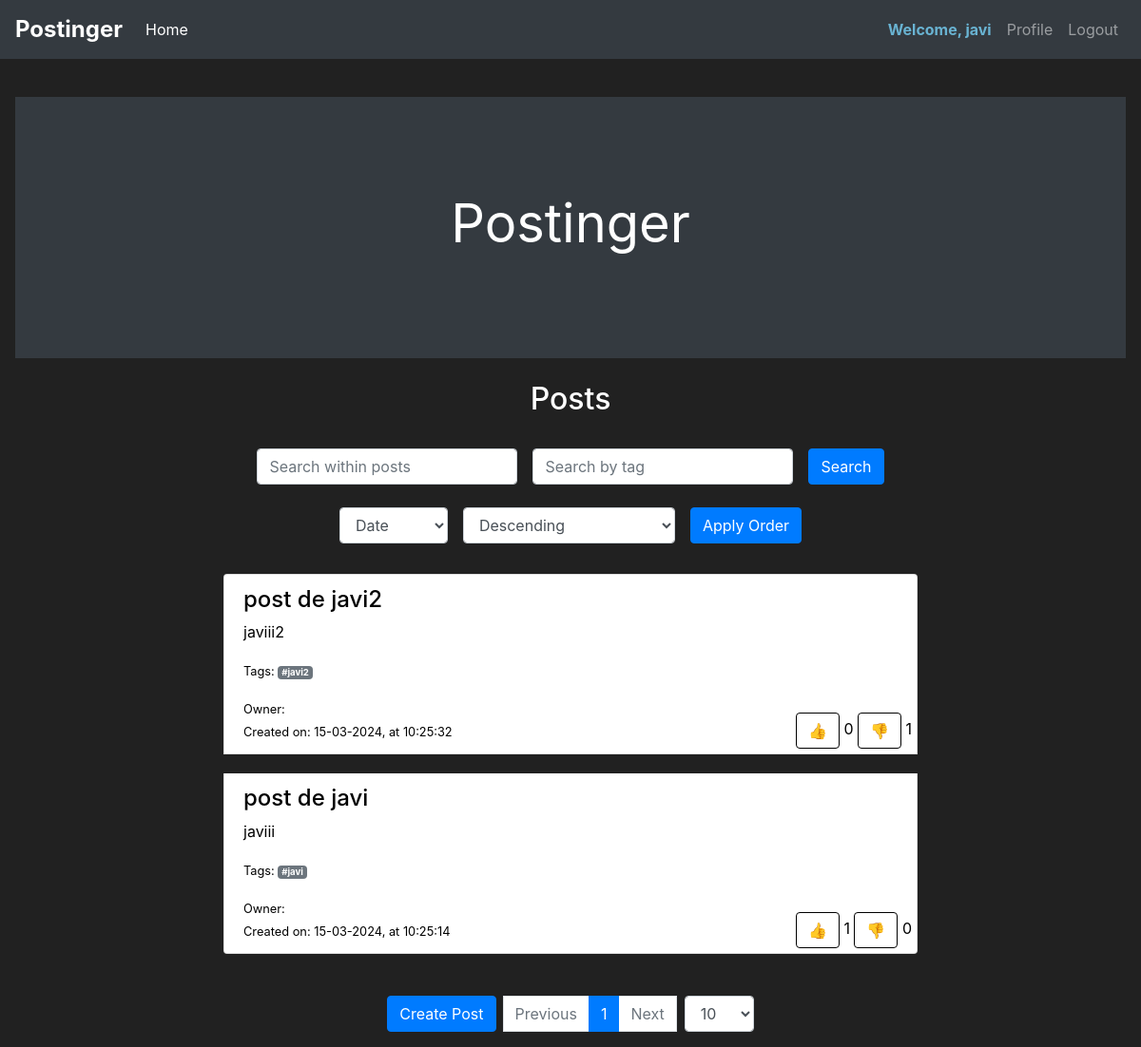
/home (signed in), run on the app's committed database.
### app/models.py (models this page shows, shortened)
class User(db.Model, UserMixin):
    id = db.Column(db.Integer, primary_key=True)
    username = db.Column(db.String, nullable=False)
    email_address = db.Column(db.String, nullable=False)
    password_hash = db.Column(db.String, nullable=False)
    name = db.Column(db.String)
    gender = db.Column(db.String)
    pronouns = db.Column(db.String)
    bio = db.Column(db.Text)
    is_admin = db.Column(db.Boolean, default=False)
    posts = db.relationship('Post', backref='owned_user', lazy=True)
    status = db.Column(db.String, default='active')

class Post(db.Model):
    id = db.Column(db.Integer, primary_key=True)
    title = db.Column(db.String, nullable=False)
    body = db.Column(db.String, nullable=False)
    owned_user_id = db.Column(db.Integer, db.ForeignKey('user.id'))
    tags = db.Column(db.String)
    likes_count = db.Column(db.Integer, default=0)
    dislikes_count = db.Column(db.Integer, default=0)
    created_at = db.Column(db.DateTime, default=datetime.utcnow)
    liked_users = db.relationship('User', secondary=likes, backref=db.backref('liked_posts', lazy='dynamic'))
    disliked_users = db.relationship('User', secondary=dislikes, backref=db.backref('disliked_posts', lazy='dynamic'))

### app/routes.py (the view, shortened to what this page needs)
@app.route('/home', methods=['GET'])
@login_required
def home_page():
    create_post_form = CreatePostForm()
    edit_post_form = EditPostForm()
    page = request.args.get('page', 1, type=int)
    per_page = request.args.get('per_page', 10, type=int)  # Default to 10 entries per page
    search_query = request.args.get('search', '')
    tag_search = request.args.get('tag_search', '')
    order_by = request.args.get('order_by', 'date')
    order_direction = request.args.get('order_direction', 'desc')  # Default to descending order
    posts_query = Post.query
    if search_query:
        posts_query = posts_query.filter(or_(Post.title.contains(search_query), Post.body.contains(search_query)))
    if order_by == 'date':
        posts_query = posts_query.order_by(Post.created_at.desc() if order_direction == 'desc' else Post.created_at.asc())
    elif order_by == 'likes':
        posts_query = posts_query.order_by(Post.likes_count.desc() if order_direction == 'desc' else Post.likes_count.asc())
    elif order_by == 'dislikes':
        posts_query = posts_query.order_by(Post.dislikes_count.desc() if order_direction == 'desc' else Post.dislikes_count.asc())
    posts = posts_query.paginate(page=page, per_page=per_page)
    return render_template('home.html', posts=posts, create_post_form=create_post_form,
                           edit_post_form=edit_post_form,
                           order_by=order_by, order_direction=order_direction,
                           search_query=search_query, tag_search=tag_search, user=current_user)

### app/forms.py
class CreatePostForm(FlaskForm):
    title = StringField(label='Title', validators=[DataRequired()])
    body = StringField(label='Body', validators=[DataRequired()])
    tags = StringField('Tags (optional)')
    submit = SubmitField(label='Create a post!')

class EditPostForm(FlaskForm):
    title = StringField('Title', validators=[DataRequired()])
    body = TextAreaField('Body', validators=[DataRequired()])
    tags = StringField('Tags (optional)')
    submit = SubmitField('Edit a post!')

### app/routes.py (called while the page is built)
@login_manager.user_loader
def load_user(user_id):
    return User.query.get(int(user_id))

### app/templates/home.html (shortened to what this page needs)
{% extends 'base.html' %}
{% block content %}
    <div class="position-relative overflow-hidden p-3 p-md-5 m-md-3 text-center bg-dark" style="color:white">
        <div class="col-md-5 p-lg-5 mx-auto my-1">
            <h1 class="display-4 font-weight-normal">Postinger</h1>
        </div>
    </div>
    <div class="container mt-4">
        <div class="row">
            <div class="col-md-8 offset-md-2 text-center">
                <h2>Posts</h2>
            </div>
        </div>
    </div>
    <div class="container mt-2">
        <div class="row">
            <div class="col-md-8 offset-md-2 text-center">
                <form method="GET" action="{{ url_for('home_page') }}" id="searchForm" class="form-inline justify-content-center mb-3">
                    <div class="form-group mb-2">
                        <input type="text" class="form-control" id="searchInput" name="search" placeholder="Search within posts" value="{{ request.args.get('search', '') }}">
                    </div>
                    <div class="form-group mx-sm-3 mb-2">
                        <input type="text" class="form-control" id="tagSearchInput" name="tag_search" placeholder="Search by tag" value="{{ request.args.get('tag_search', '') }}">
                    </div>
                    <div class="form-inline justify-content-center">
                        <button type="submit" class="btn btn-primary mb-2">Search</button>
                    </div>
                </form>
                <form method="GET" action="{{ url_for('home_page') }}" id="orderByForm" class="form-inline justify-content-center">
                    <div class="form-group mb-2">
                        <select class="form-control" id="orderBy" name="order_by">
                            <option value="date" {% if order_by == 'date' %}selected{% endif %}>Date</option>
                        </select>
                    </div>
                    <div class="form-group mx-sm-3 mb-2">
                        <select class="form-control" id="orderDirection" name="order_direction">
                            <option value="desc" {% if order_direction == 'desc' %}selected{% endif %}>Descending</option>
                        </select>
                    </div>
                    <button type="submit" class="btn btn-primary mb-2">Apply Order</button>
                </form>
            </div>
        </div>
    </div>
    <div class="container mt-4">
        <div class="row">
            <div class="col-md-8 offset-md-2">
                <ul class="list-group">
                    {% for post in posts.items %}
                    <li class="list-group-item post-item" style="color:black">
                            <h4>{{ post.title }}</h4>
                            <p>{{ post.body }}</p>
                            {% if post.tags %}
                                <p><small>Tags:
                                    {% for tag in post.tags.split(',') %}
                                        {% if tag.strip() %}
                                            <span class="badge badge-secondary">#{{ tag.strip() }}</span>
                                        {% endif %}
                                    {% endfor %}
                                </small></p>
                            {% endif %}
                            <div class="row">
                                <div class="col-md-8">
                                    <p class="mb-0"><small>Owner: {{ post.owned_user.username }}</small></p>
                                </div>
                            </div>
                            <div class="row">
                                <div class="col-md-8">
                                    <p class="mb-0"><small>Created on: {{ post.created_at.strftime('%d-%m-%Y, at %H:%M:%S') }}</small></p>
                                </div>
                            </div>
                            <div style="position: absolute; bottom: 5px; right: 5px;">
                                <form method="POST" action="{{ url_for('like_post') }}" style="display: inline;">
                                    <button type="submit" class="btn btn-like {% if current_user in post.liked_users %}liked{% endif %}" data-post-id="{{ post.id }}">👍</button>
                                </form>
                                <span class="like-count">{{ post.likes_count }}</span>
                                <form method="POST" action="{{ url_for('dislike_post') }}" style="display: inline;">
                                    <button type="submit" class="btn btn-dislike {% if current_user in post.disliked_users %}disliked{% endif %}" data-post-id="{{ post.id }}">👎</button>
                                </form>
                                <span class="dislike-count">{{ post.dislikes_count }}</span>
                            </div>
                        </li>
                    {% endfor %}
                </ul>
            </div>
        </div>
    </div>
    <div class="container mt-4">
        <div class="row">
            <div class="col-md-8 offset-md-2">
                <nav aria-label="Page navigation example">
                    <ul class="pagination justify-content-center">
                        <li class="page-item">
                            <a class="btn btn-primary mr-2" href="{{ url_for('create_post') }}">Create Post</a>
                        </li>
                        {% if posts.has_prev %}
                            <li class="page-item"><a class="page-link" href="{{ url_for('home_page', page=posts.prev_num, per_page=posts.per_page) }}">Previous</a></li>
                        {% else %}
                            <li class="page-item disabled"><span class="page-link">Previous</span></li>
                        {% endif %}
                        {% for num in posts.iter_pages() %}
                            {% if num %}
                                {% if num == posts.page %}
                                    <li class="page-item active"><span class="page-link">{{ num }}</span></li>
                                {% else %}
                                    <li class="page-item"><a class="page-link" href="{{ url_for('home_page', page=num, per_page=posts.per_page) }}">{{ num }}</a></li>
                                {% endif %}
                            {% else %}
                                <li class="page-item disabled"><span class="page-link">...</span></li>
                            {% endif %}
                        {% endfor %}
                        {% if posts.has_next %}
                            <li class="page-item"><a class="page-link" href="{{ url_for('home_page', page=posts.next_num, per_page=posts.per_page) }}">Next</a></li>
                        {% else %}
                            <li class="page-item disabled"><span class="page-link">Next</span></li>
                        {% endif %}
                        <li class="page-item">
                            <form method="GET" action="{{ url_for('home_page') }}" class="form-inline mb-0">
                                <div class="form-group">
                                    <select class="form-control" id="entriesPerPage" name="per_page" onchange="this.form.submit()">
                                        <option value="10" {% if posts.per_page == 10 %}selected{% endif %}>10</option>
                                    </select>
                                </div>
                            </form>
                        </li>
                    </ul>
                </nav>
            </div>
        </div>
    </div>
{% endblock %}

### app/templates/base.html (shortened to what this page needs)
<!doctype html>
<html lang="en">
<head>
    <link rel="stylesheet" href="https://cdn.jsdelivr.net/npm/bootstrap@4.5.3/dist/css/bootstrap.min.css"
>
</head>
<body>
  <nav class="navbar navbar-expand-md navbar-dark bg-dark">
    <span class="navbar-brand" style="font-size: 1.5em; font-weight: bold;">Postinger</span>
    <div class="collapse navbar-collapse" id="navbarNav">
        <ul class="navbar-nav mr-auto">
            <li class="nav-item active">
                <a class="nav-link" href="{% if current_user.is_authenticated %}{{ url_for('home_page') }}{% else %}{{ url_for('login_page') }}{% endif %}">Home </a>
            </li>
        </ul>
        {% if current_user.is_authenticated %}
        <ul class="navbar-nav">
            <li class="nav-item">
                <span class="nav-link" style="color: rgb(105, 179, 210); font-weight: bold;">Welcome, {{ current_user.name }}</span>
            </li>
            <li class="nav-item">
                <a class="nav-link" href="{% if current_user.is_admin %}{{ url_for('profile_page', username=current_user.username) }}{% else %}{{ url_for('profile_page', username=user.username) }}{% endif %}">Profile</a>
            </li>
            <li class="nav-item">
                <a class="nav-link" href="{{ url_for('logout_page') }}">Logout</a>
            </li>
        </ul>
    {% endif %}
    </div>
</nav>
{% block content %}
{% endblock %}
</body>
</html>

### app/templates/base.html (style rules this page uses)
body { background-color: #212121; color: white; position: relative; }
body { background-color: #212121; color: white; }

### app/templates/home.html (style rules this page uses)
.btn-like, .btn-dislike { border: 1px solid black; background-color: transparent; }
body { background-color: #212121; color: white; position: relative; }
.post-item { margin-bottom: 20px; }

### data on the page
User: name "javi"
Post: title "post de javi2", body "javiii2", strip "javi2", created_at "15-03-2024, at 10:25:32", likes_count "0", dislikes_count "1"
Post: title "post de javi", body "javiii", strip "javi", created_at "15-03-2024, at 10:25:14", likes_count "1", dislikes_count "0"

### other printed values
{{ num }} "1"
